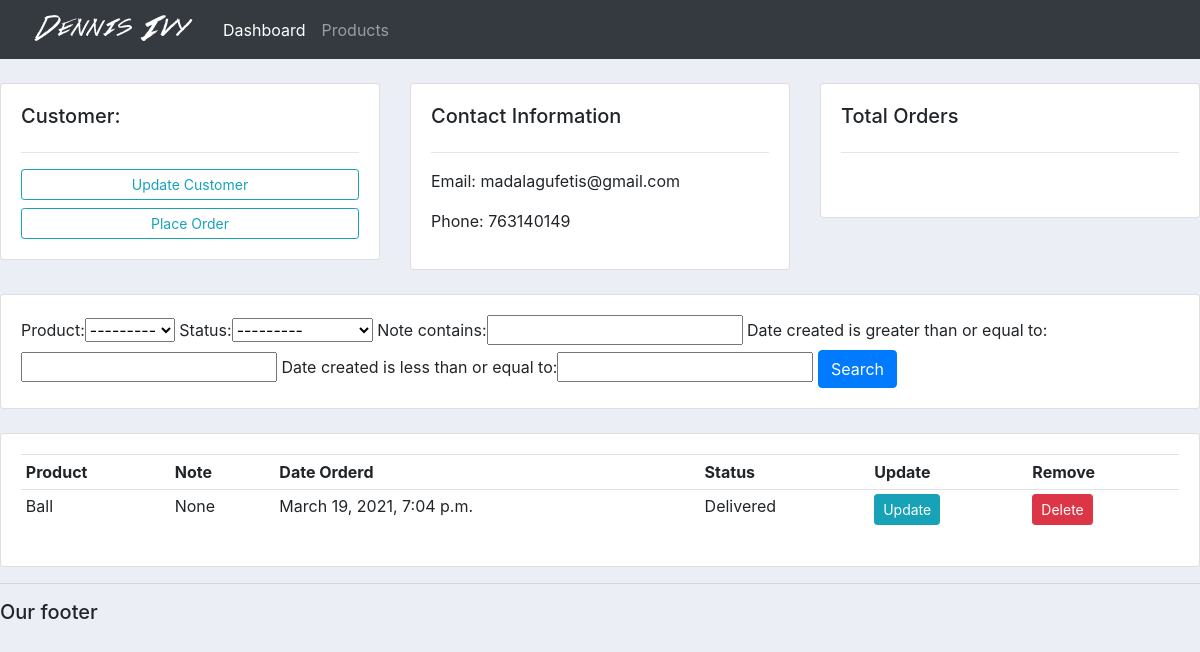
The app's page /customer/2/ with its own data.
### accounts/models.py (models this page shows, shortened)
class Customers(models.Model):
    name = models.CharField(max_length=200, null=True)
    phone = models.CharField(max_length=200, null=True)
    email = models.CharField(max_length=200, null=True)
    date_created = models.DateTimeField(auto_now_add=True, null=True)

class Order(models.Model):
    STATUS = (
        ('Pending', 'Pending'),
        ('Out for Delivery', 'Out for Delivery'),
        ('Delivered', 'Delivered'),
    )
    customer = models.ForeignKey(
        Customers, null=True, on_delete=models.SET_NULL)
    product = models.ForeignKey(Product, null=True, on_delete=models.SET_NULL)
    date_created = models.DateTimeField(auto_now_add=True, null=True)
    status = models.CharField(max_length=200, null=True, choices=STATUS)
    note = models.CharField(max_length=1000, null=True, choices=STATUS)

class Product(models.Model):
    CATEGORY = (
        ('Indoor', 'Indoor'),
        ('Outdoor', 'Outdoor'),
    )
    name = models.CharField(max_length=200, null=True)
    price = models.FloatField(null=True)
    category = models.CharField(max_length=200, null=True, choices=CATEGORY)
    description = models.CharField(max_length=200, null=True, blank=True)
    date_created = models.DateTimeField(auto_now_add=True, null=True)
    tag = models.ManyToManyField(Tag)
    def __str__(self):
        return self.name

### accounts/views.py (the view)
# urls.py: path('customer/<str:pk>/', views.customer,name="customer"),
def customer(request, pk):
    customer = Customers.objects.get(id=pk)
    orders = customer.order_set.all()
    orders_count = orders.count()
    myFilter = OrderFilter(request.GET,queryset=orders)
    orders = myFilter.qs
    context = {
        'customer': customer,
        'orders': orders,
        'orders_count': orders_count,
        'myFilter': myFilter
    }
    return render(request, "accounts/customer.html", context)

### accounts/templates/accounts/customer.html
{% extends 'accounts/main.html' %} {% block content %}
<br />
<div class="row">
	<div class="col-md">
		<div class="card card-body">
			<h5>Customer:</h5>
			<hr />
			<a class="btn btn-outline-info btn-sm btn-block" href="">Update Customer</a>
			<a class="btn btn-outline-info btn-sm btn-block" href="{% url 'create_order' customer.id %}">Place Order</a>
		</div>
	</div>
	<div class="col-md">
		<div class="card card-body">
			<h5>Contact Information</h5>
			<hr />
			<p>Email: {{customer.email}}</p>
			<p>Phone: {{customer.phone}}</p>
		</div>
	</div>
	<div class="col-md">
		<div class="card card-body">
			<h5>Total Orders</h5>
			<hr />
			<h1 style="text-align: center; padding: 10px">{{order_count}}</h1>
		</div>
	</div>
</div>
<br />
<div class="row">
	<div class="col">
		<div class="card card-body">
			<form method="get">
				{{myFilter.form}}
				<button class="btn btn-primary" type="submit">Search</button>
			</form>
		</div>
	</div>
</div>
<br />
<div class="row">
	<div class="col-md">
		<div class="card card-body">
			<table class="table table-sm">
				<tr>
					<th>Product</th>
					<th>Note</th>
					<th>Date Orderd</th>
					<th>Status</th>
					<th>Update</th>
					<th>Remove</th>
				</tr>
				{% for order in orders %}
				<tr>
					<td>{{order.product}}</td>
					<td>{{order.note}}</td>
					<td>{{order.date_created}}</td>
					<td>{{order.status}}</td>
					<td><a class="btn btn-sm btn-info" href="{% url 'update_order' order.id %}">Update</a></td>
					<td><a class="btn btn-sm btn-danger" href="{% url 'delete_order' order.id %}">Delete</a></td>
				</tr>
				{% endfor %}
			</table>
		</div>
	</div>
</div>
{% endblock %}

### static/css/main.css (style rules this page uses)
body { background-color: #ebeff5; }

### records on screen
Customers: email "madalagufetis@gmail.com", phone "763140149"
Order: product "Ball", note "None", date_created "March 19, 2021, 7:04 p.m.", status "Delivered"
